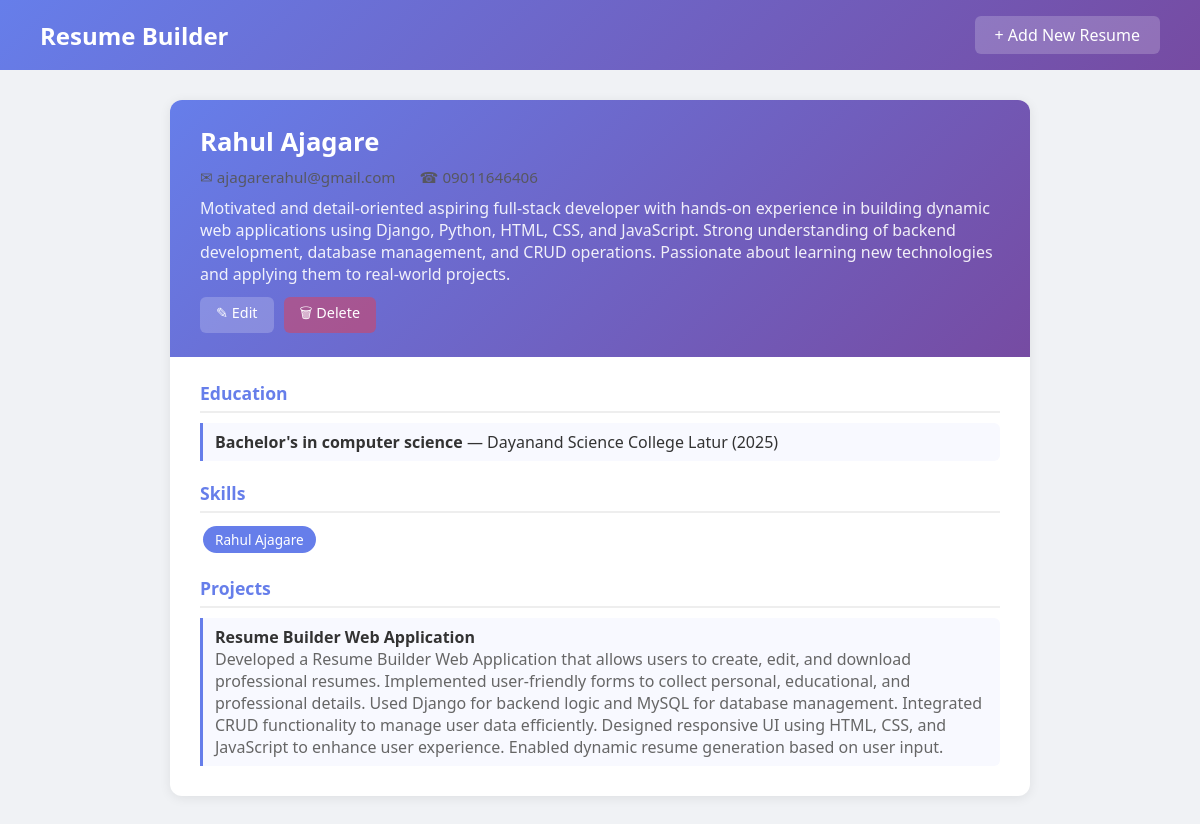
The page / on the database its author committed.
### resume/models.py (models this page shows, shortened)
class Profile(models.Model):
    name=models.CharField(max_length=100)
    email=models.EmailField()
    phone=models.CharField(max_length=20)
    summary=models.TextField()

class Education(models.Model):
    profile=models.ForeignKey(Profile, on_delete=models.CASCADE)
    degree=models.CharField(max_length=200)
    college=models.CharField(max_length=200)
    year=models.IntegerField()

class Skill(models.Model):
    profile=models.ForeignKey(Profile,on_delete=models.CASCADE)
    name=models.CharField(max_length=100)

class Project(models.Model):
    profile = models.ForeignKey(Profile, on_delete=models.CASCADE)
    title=models.CharField(max_length=100)
    description=models.TextField()

### resume/views.py (the view)
# urls.py: 2. Add a URL to urlpatterns:  path('', views.home, name='home')
def home(request):
    profile = Profile.objects.all()
    return render(request, 'home.html', {'profile': profile})

### Templates/home.html (shortened to what this page needs)
<!DOCTYPE html>
<html lang="en">
<head>
</head>
<body>
    <div class="navbar">
        <h1>Resume Builder</h1>
        <a href="{% url 'create' %}">+ Add New Resume</a>
    </div>
    <div class="container">
        {% for p in profile %}
        <div class="card">
            <div class="card-header">
                <h2>{{ p.name }}</h2>
                <div class="contact-info">
                    <span>&#9993; {{ p.email }}</span>
                    <span>&#9742; {{ p.phone }}</span>
                </div>
                {% if p.summary %}<p style="margin-top:10px; opacity:0.9;">{{ p.summary }}</p>{% endif %}
                <div class="actions">
                    <a href="{% url 'update' p.pk %}" class="btn-edit">&#9998; Edit</a>
                    <a href="{% url 'delete' p.pk %}" class="btn-delete">&#128465; Delete</a>
                </div>
            </div>
            <div class="card-body">
                <div class="section">
                    <h3>Education</h3>
                    <ul>
                    {% for edu in p.education_set.all %}
                        <li><strong>{{ edu.degree }}</strong> &mdash; {{ edu.college }} ({{ edu.year }})</li>
                    {% empty %}
                        <li class="empty">No education details</li>
                    {% endfor %}
                    </ul>
                </div>
                <div class="section">
                    <h3>Skills</h3>
                    {% for sk in p.skill_set.all %}
                        <span class="tag">{{ sk.name }}</span>
                    {% empty %}
                        <p class="empty">No skills added</p>
                    {% endfor %}
                </div>
                <div class="section">
                    <h3>Projects</h3>
                    <ul>
                    {% for proj in p.project_set.all %}
                        <li><strong>{{ proj.title }}</strong><br><span style="color:#666;">{{ proj.description }}</span></li>
                    {% empty %}
                        <li class="empty">No projects added</li>
                    {% endfor %}
                    </ul>
                </div>
            </div>
        </div>
        {% empty %}
        <div class="card" style="text-align:center; padding:40px;">
            <h3>No resumes yet</h3>
            <p style="color:#999; margin-top:10px;">Click "Add New Resume" to get started.</p>
        </div>
        {% endfor %}
    </div>
</body>
</html>

### Templates/home.html (style rules this page uses)
* { margin: 0; padding: 0; box-sizing: border-box; }
body { font-family: 'Segoe UI', Tahoma, Geneva, Verdana, sans-serif; background: #f0f2f5; color: #333; }
.navbar { background: linear-gradient(135deg, #667eea, #764ba2); padding: 16px 40px; display: flex; justify-content: space-between; align-items: center; }
.navbar h1 { color: #fff; font-size: 1.5rem; }
.navbar a { color: #fff; text-decoration: none; background: rgba(255,255,255,0.2); padding: 8px 20px; border-radius: 6px; transition: 0.3s; }
.container { max-width: 900px; margin: 30px auto; padding: 0 20px; }
.card { background: #fff; border-radius: 12px; box-shadow: 0 2px 12px rgba(0,0,0,0.08); margin-bottom: 24px; overflow: hidden; }
.card-header { background: linear-gradient(135deg, #667eea, #764ba2); padding: 24px 30px; color: #fff; }
.card-header h2 { font-size: 1.6rem; }
.card-header span { font-size: 0.95rem; opacity: 0.9; }
.card-body { padding: 24px 30px; }
.section { margin-bottom: 20px; }
.section:last-child { margin-bottom: 0; }
.section h3 { font-size: 1.1rem; color: #667eea; margin-bottom: 10px; padding-bottom: 6px; border-bottom: 2px solid #eee; }
.section ul { list-style: none; padding: 0; }
.section ul li { padding: 8px 12px; background: #f8f9ff; border-left: 3px solid #667eea; margin-bottom: 6px; border-radius: 0 6px 6px 0; }
.section ul li strong { color: #333; }
.tag { display: inline-block; background: #667eea; color: #fff; padding: 4px 12px; border-radius: 20px; font-size: 0.85rem; margin: 3px; }
.contact-info { display: flex; gap: 24px; flex-wrap: wrap; margin-top: 8px; }
.contact-info span { font-size: 0.95rem; color: #555; }
.contact-info span::before { margin-right: 6px; }
.actions { display: flex; gap: 10px; margin-top: 12px; }
.btn-edit { background: rgba(255,255,255,0.2); color: #fff; padding: 6px 16px; border-radius: 6px; text-decoration: none; transition: 0.3s; font-size: 0.9rem; }
.btn-delete { background: rgba(255,50,50,0.4); color: #fff; padding: 6px 16px; border-radius: 6px; text-decoration: none; transition: 0.3s; font-size: 0.9rem; }

### rows shown on the page
Profile: name "Rahul Ajagare", email "ajagarerahul@gmail.com", phone "09011646406", summary "Motivated and detail-oriented aspiring full-stack developer with hands-on experience in building dynamic web applications using Django, Python, HTML, CSS, and JavaScript. Strong understanding of backend development, database management, and CRUD operations. Passionate about learning new technologies and applying them to real-world projects."
Education: degree "Bachelor's in computer science", college "Dayanand Science College Latur", year "2025"
Skill: name "Rahul Ajagare"
Project: title "Resume Builder Web Application", description "Developed a Resume Builder Web Application that allows users to create, edit, and download professional resumes. Implemented user-friendly forms to collect personal, educational, and professional details. Used Django for backend logic and MySQL for database management. Integrated CRUD functionality to manage user data efficiently. Designed responsive UI using HTML, CSS, and JavaScript to enhance user experience. Enabled dynamic resume generation based on user input."
